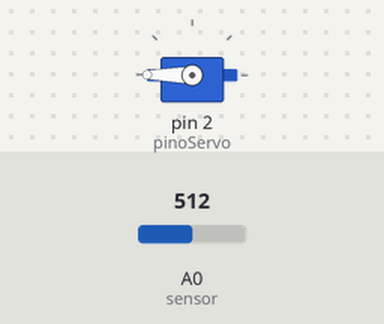
Recording of a sketch running on a simulated Arduino Uno, built with avr-gcc and run on an emulated ATmega328P. On the bench: servo. Inputs (shaded band) come from the test bench; at power-on: A0 (sensor) = 512.

Above: at 1.2 s.
1.3 s: A0 (sensor) set to 104
2.8 s: A0 (sensor) set to 93
At 4.0 s:
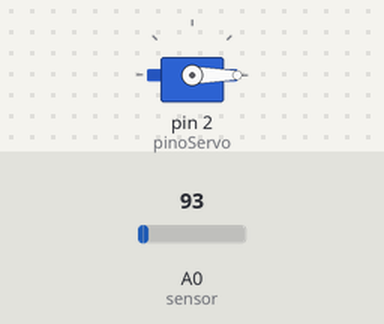
4.3 s: A0 (sensor) set to 122
At 5.2 s:
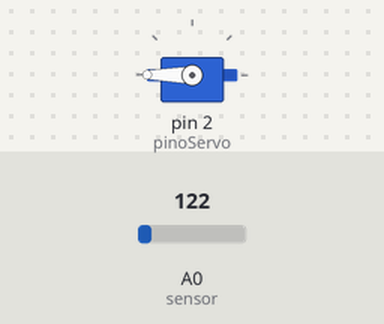
5.8 s: A0 (sensor) set to 0
At 6.3 s:
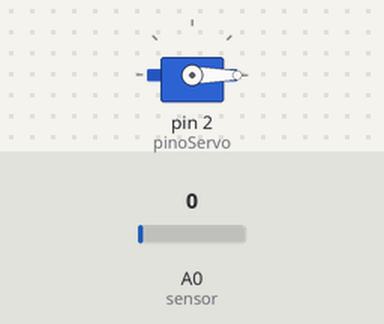
Timing chart, 0 to 8.3 s (numbered marks = the images above; inputs shaded):
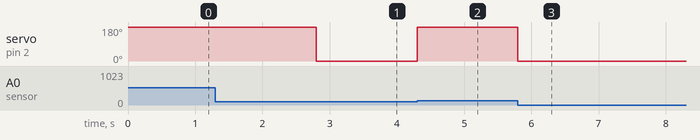

Measured:
- the behaviour switches between 100 and 99 on A0 (sensor) (found by bisection; images 0 and 1)
- after the input at 1.3 s, every drawn part: stays the same
- after the input at 2.8 s, servo on pin 2 (pinoServo): 180° → 0° at once
- after the input at 4.3 s, servo on pin 2 (pinoServo): 0° → 180° at once
- after the input at 5.8 s, servo on pin 2 (pinoServo): 180° → 0° at once

The sketch:

arduino_frazao.ino
```cpp
/*

*/
//https://www.usinainfo.com.br/sensor-uv-ultravioleta/sensor-uv-ultravioleta-para-arduino-guva-s12sd-4614.html
#include <Servo.h> //  precisa dessa lib pra trabalhar com o SG90

const int dayAnalogUV = 100; // o GUVA retorna um valor analógico sobre a radiação, aqui vai ser o que tu define como dia

bool isOpen = false; // indica se está aberta ou fechada a janela

const float openAngle = 180.0f; // angulo da janela aberta
const float closedAngle = 0.0f; // angulo da janela fechada

const int pinoServo = 2; // vai ser o valor do pino que tu ligar o SG na imagem ta o 2

Servo SG90;

int currentUV; //vai receber o valor lido do sensor sobre a rad UV atual;


void setup() {
  Serial.begin(9600);
  SG90.attach(pinoServo);
  SG90.write(closedAngle);
}

void loop() {

  currentUV = analogRead(A0);//Aqui tu vai substituir o A0 pelo pino que tu ligar o sensor, OBS tem que ser um dos analogicos, eu usei o A3

  if(currentUV >= dayAnalogUV && !isOpen)// se o sensor passar do valor considerado dia, e ainda não tiver aberto as janelas
  {
    openWindow();
    isOpen = true;
  }
  else if(currentUV < dayAnalogUV && isOpen) // se o sensor ficar abaixo do valor do dia e as janelas estiverem abertas
  {
    closeWindow();
    isOpen = false;
  }
}

void openWindow()
{
  SG90.write(openAngle);//tu vai mandar aqui só ele mudar o angulo pra o valor que vai ser a janela aberta
}

void closeWindow()
{
  SG90.write(closedAngle);//vai mandar ele girar até a posição da janela fechada
}
```
